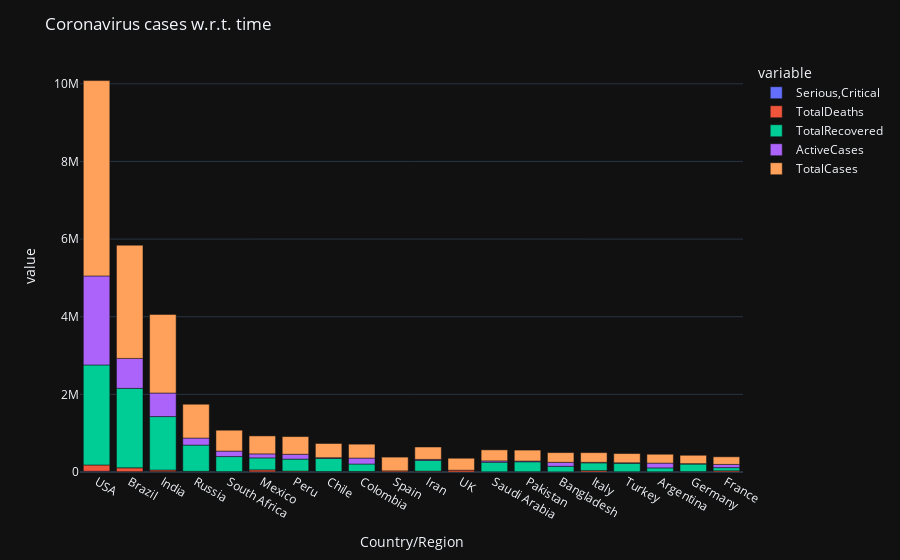

The code cell stored with this chart in its notebook:
### Code cell
fig=px.bar(world_df.iloc[0:20],x='Country/Region',y=['Serious,Critical','TotalDeaths','TotalRecovered','ActiveCases','TotalCases'],template="plotly_dark")
fig.update_layout({'title':"Coronavirus cases w.r.t. time"})
fig.show()

### Figure 1 — Plotly figure (JSON) as saved in the notebook; plotly's stock layout.template omitted (floating-point values rounded to 4 significant figures)
{"data": [{"alignmentgroup": "True", "hovertemplate": "variable=Serious,Critical<br>Country/Region=%{x}<br>value=%{y}<extra></extra>", "legendgroup": "Serious,Critical", "marker": {"color": "#636efa", "pattern": {"shape": ""}}, "name": "Serious,Critical", "offsetgroup": "Serious,Critical", "orientation": "v", "showlegend": true, "textposition": "auto", "type": "bar", "x": ["USA", "Brazil", "India", "Russia", "South Africa", "Mexico", "Peru", "Chile", "Colombia", "Spain", "Iran", "UK", "Saudi Arabia", "Pakistan", "Bangladesh", "Italy", "Turkey", "Argentina", "Germany", "France"], "xaxis": "x", "y": [18296, 8318, 8944, 2300, 539, 3987, 1426, 1358, 1493, 617, 4156, 73, 1915, 809, null, 42, 580, 1150, 236, 384], "yaxis": "y"}, {"alignmentgroup": "True", "hovertemplate": "variable=TotalDeaths<br>Country/Region=%{x}<br>value=%{y}<extra></extra>", "legendgroup": "TotalDeaths", "marker": {"color": "#EF553B", "pattern": {"shape": ""}}, "name": "TotalDeaths", "offsetgroup": "TotalDeaths", "orientation": "v", "showlegend": true, "textposition": "auto", "type": "bar", "x": ["USA", "Brazil", "India", "Russia", "South Africa", "Mexico", "Peru", "Chile", "Colombia", "Spain", "Iran", "UK", "Saudi Arabia", "Pakistan", "Bangladesh", "Italy", "Turkey", "Argentina", "Germany", "France"], "xaxis": "x", "y": [162804, 98644, 41638, 14606, 9604, 50517, 20424, 9889, 11939, 28500, 17976, 46413, 3055, 6035, 3306, 35187, 5798, 4251, 9252, 30312], "yaxis": "y"}, {"alignmentgroup": "True", "hovertemplate": "variable=TotalRecovered<br>Country/Region=%{x}<br>value=%{y}<extra></extra>", "legendgroup": "TotalRecovered", "marker": {"color": "#00cc96", "pattern": {"shape": ""}}, "name": "TotalRecovered", "offsetgroup": "TotalRecovered", "orientation": "v", "showlegend": true, "textposition": "auto", "type": "bar", "x": ["USA", "Brazil", "India", "Russia", "South Africa", "Mexico", "Peru", "Chile", "Colombia", "Spain", "Iran", "UK", "Saudi Arabia", "Pakistan", "Bangladesh", "Italy", "Turkey", "Argentina", "Germany", "France"], "xaxis": "x", "y": [2576668, 2047660, 1377384, 676357, 387316, 308848, 310337, 340168, 192355, null, 277463, null, 247089, 256058, 143824, 201323, 220546, 99852, 196200, 82460], "yaxis": "y"}, {"alignmentgroup": "True", "hovertemplate": "variable=ActiveCases<br>Country/Region=%{x}<br>value=%{y}<extra></extra>", "legendgroup": "ActiveCases", "marker": {"color": "#ab63fa", "pattern": {"shape": ""}}, "name": "ActiveCases", "offsetgroup": "ActiveCases", "orientation": "v", "showlegend": true, "textposition": "auto", "type": "bar", "x": ["USA", "Brazil", "India", "Russia", "South Africa", "Mexico", "Peru", "Chile", "Colombia", "Spain", "Iran", "UK", "Saudi Arabia", "Pakistan", "Bangladesh", "Italy", "Turkey", "Argentina", "Germany", "France"], "xaxis": "x", "y": [2292707, 771258, 606387, 180931, 141264, 103325, 124648, 16614, 153416, null, 24678, null, 34082, 19770, 102521, 12694, 10921, 124092, 9758, 82861], "yaxis": "y"}, {"alignmentgroup": "True", "hovertemplate": "variable=TotalCases<br>Country/Region=%{x}<br>value=%{y}<extra></extra>", "legendgroup": "TotalCases", "marker": {"color": "#FFA15A", "pattern": {"shape": ""}}, "name": "TotalCases", "offsetgroup": "TotalCases", "orientation": "v", "showlegend": true, "textposition": "auto", "type": "bar", "x": ["USA", "Brazil", "India", "Russia", "South Africa", "Mexico", "Peru", "Chile", "Colombia", "Spain", "Iran", "UK", "Saudi Arabia", "Pakistan", "Bangladesh", "Italy", "Turkey", "Argentina", "Germany", "France"], "xaxis": "x", "y": [5032179, 2917562, 2025409, 871894, 538184, 462690, 455409, 366671, 357710, 354530, 320117, 308134, 284226, 281863, 249651, 249204, 237265, 228195, 215210, 195633], "yaxis": "y"}], "layout": {"barmode": "relative", "legend": {"title": {"text": "variable"}, "tracegroupgap": 0}, "margin": {"t": 60}, "title": {"text": "Coronavirus cases w.r.t. time"}, "xaxis": {"anchor": "y", "domain": [0, 1], "title": {"text": "Country/Region"}}, "yaxis": {"anchor": "x", "domain": [0, 1], "title": {"text": "value"}}}}
